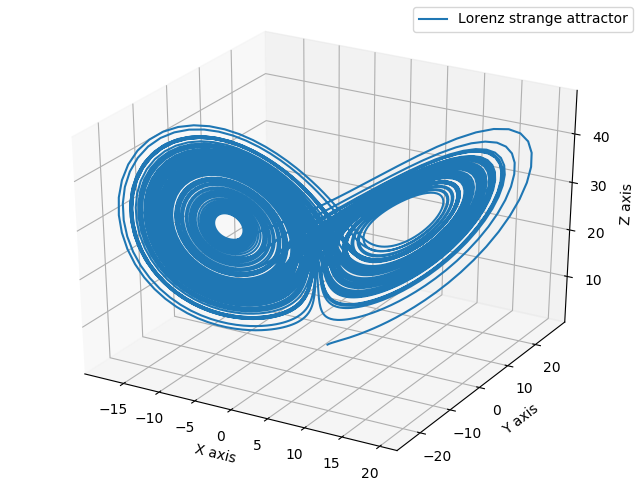

Write the Python code that produced this figure.
#!/usr/bin/python
import matplotlib as mpl
from mpl_toolkits.mplot3d import Axes3D
import numpy as np
import matplotlib.pyplot as plt
from scipy.integrate import odeint
import scipy

fig = plt.figure()
ax = Axes3D(fig)

def lorenz_int(initial, t):
    x = initial[0]
    y = initial[1]
    z = initial[2]
    #
    sigma = 10
    rho = 28
    beta = 8.0/3
    x_dot = sigma * (y - x)
    y_dot = x * (rho -z) - y
    z_dot = x * y - beta* z
    return [x_dot, y_dot, z_dot]

#initial = [0, 1, 1.05]
initial = [1.0, 1.0,1.0]

if __name__ == "__main__":

	t = scipy.arange(0, 100, 0.01)
	lorenz_sol = odeint(lorenz_int, initial, t)

	x = [i[0] for i in lorenz_sol]
	y = [i[1] for i in lorenz_sol]
	z = [i[2] for i in lorenz_sol]

	ax.set_xlabel('X axis')
	ax.set_ylabel('Y axis')
	ax.set_zlabel('Z axis')

	ax.plot(x, y, z, label="Lorenz strange attractor" )
	ax.legend()
	plt.show()
